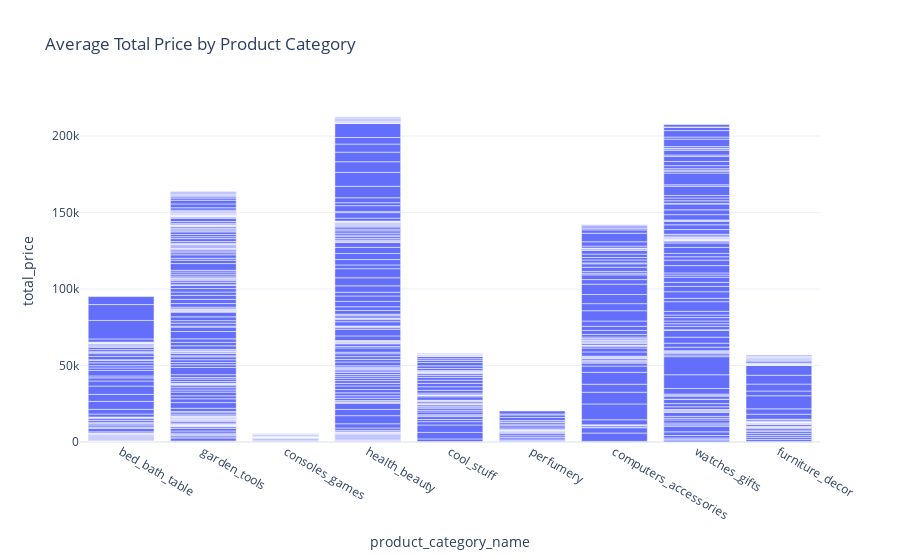

Notebook code for this chart:
### Markdown cell above
Thus, the relationship between quantity and total prices is linear. It indicates that the price structure is based on a fixed unit price, where the total price is calculated by multiplying the quantity by the unit price.

### Code cell
px.bar(data, x='product_category_name', 
             y='total_price', 
             title='Average Total Price by Product Category')

### Figure 1 — Plotly figure (JSON) as saved in the notebook; plotly's stock layout.template omitted (floating-point values rounded to 4 significant figures; data arrays with more than 128 entries replaced by an {"elided": "..."} marker saying what was removed)
{"data": [{"hovertemplate": "product_category_name=%{x}<br>total_price=%{y}<extra></extra>", "legendgroup": "", "marker": {"color": "#636efa", "pattern": {"shape": ""}}, "name": "", "orientation": "v", "showlegend": false, "textposition": "auto", "type": "bar", "x": {"elided": "676 str values"}, "xaxis": "x", "y": {"elided": "676 float values"}, "yaxis": "y"}], "layout": {"barmode": "relative", "legend": {"tracegroupgap": 0}, "title": {"text": "Average Total Price by Product Category"}, "xaxis": {"anchor": "y", "domain": [0, 1], "title": {"text": "product_category_name"}}, "yaxis": {"anchor": "x", "domain": [0, 1], "title": {"text": "total_price"}}}}
